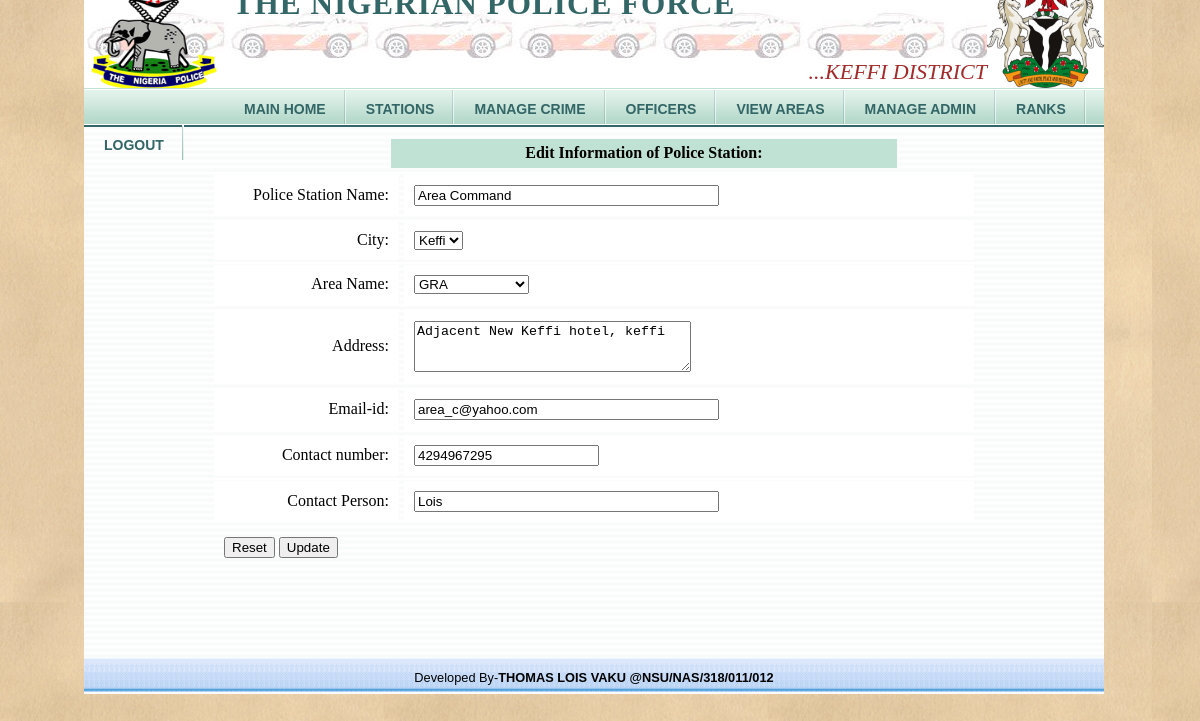
Page /editpolicestation1.php?psname=Area Command (signed in) on the committed database.
### tables this page shows
CREATE TABLE IF NOT EXISTS `mstr_policestation` (
  `poilcestation_id` int(10) unsigned NOT NULL AUTO_INCREMENT,
  `area_id` int(10) unsigned NOT NULL,
  `address` varchar(255) NOT NULL,
  `contact_no` int(10) unsigned NOT NULL,
  `Email_id` varchar(255) NOT NULL,
  `contact_person` varchar(45) NOT NULL,
  `starting_date` date NOT NULL,
  `policestation_name` varchar(45) NOT NULL,
  `city_id` int(10) unsigned NOT NULL,
  PRIMARY KEY (`poilcestation_id`),
  KEY `FK_mstr_policestation_1` (`area_id`),
  KEY `FK_mstr_policestation_2` (`city_id`)
);

CREATE TABLE IF NOT EXISTS `mstr_city` (
  `city_id` int(10) unsigned NOT NULL AUTO_INCREMENT,
  `city_name` varchar(45) NOT NULL,
  PRIMARY KEY (`city_id`)
);

CREATE TABLE IF NOT EXISTS `mstr_area` (
  `area_id` int(10) unsigned NOT NULL AUTO_INCREMENT,
  `area_name` varchar(45) NOT NULL,
  `pincode` int(10) unsigned DEFAULT NULL,
  `city_id` int(10) unsigned NOT NULL,
  PRIMARY KEY (`area_id`),
  KEY `FK_mstr_area_1` (`city_id`)
);

### editpolicestation1.php (the view, shortened to what this page needs)
<?php
include("header.php");
$pstationname = $_GET['psname'];
$selectQuery = "select *from mstr_policestation where policestation_name= '".$pstationname."' ";
$rs = mysql_query($selectQuery);
$record = mysql_fetch_array($rs);
?>
<div id="page">
     <table width="50%"  align="center">
	 <tr><td height="8" colspan="4"></td></tr>
            <tr>
                <th colspan="2" style="background-color:#C0E2D4;;" height="29">Edit Information of Police Station: </th>
            </tr></table>
   <form action="chkPolicestationdetail.php" method="post" enctype="multipart/form-data" name="form1">
                <table width="770" height="370" border="0" align="center" cellpadding="10" cellspacing="5">
                  <tr>
                    <td width="165" align="right" valign="middle" bgcolor="#FFFFFF">
					<span class="style3">Police Station Name: </span> </td>
                    <td align="left" bgcolor="#FFFFFF"><span class="style3">
                      <input name="psname" type="text" id="psname" size="35"  value="<?php echo $record["policestation_name"]; ?>"/>
                    </span></td>
                  </tr>
                  <tr bgcolor="#993366">
                    <td align="right" valign="middle" bgcolor="#FFFFFF"><span class="style19" style="color: #000000">City:</span></td>
                    <td align="left" bgcolor="#FFFFFF"><span class="style15 style3">
                      <select name="city" size="1"  id="city" >
                        <?php
						  $cityQuery = "select *from mstr_city";
						  $rsCity = mysql_query($cityQuery);
						  while($rowCity = mysql_fetch_array($rsCity))
						  {
						  ?>
                        <option value="<?php echo $rowCity['city_id']?>" <?php if($record["city_id"]==$rowCity['city_id']) echo "selected"; ?>> <?php echo $rowCity['city_name']?></option>
                        <?php }?>
                      </select>
                    </span></td>
                  </tr>
                  <tr bgcolor="#993366">
                    <td align="right" valign="middle" bgcolor="#FFFFFF">
					<span class="style19" style="color: #000000">Area Name: </span> </td>
                    <td align="left" bgcolor="#FFFFFF"><span class="style15 style3">
                      <select name="area" size="1"  id="area" >
                        <?php
						  $areaQuery = "select *from mstr_area";
						  $rsArea = mysql_query($areaQuery);
						  while($rowArea = mysql_fetch_array($rsArea))
						  {
						  ?>
                        <option value="<?php echo $rowArea['area_id']?>" <?php if($record["area_id"]==$rowArea['area_id']) echo "selected"; ?>> <?php echo $rowArea['area_name']?></option>
                        <?php }?>
                      </select>
                    </span></td>
                  </tr>
                  <tr>
                    <td height="75" align="right" valign="middle" bgcolor="#FFFFFF">
					<span class="style19" style="color: #000000"> Address:</span> </td>
                    <td align="left" bgcolor="#FFFFFF"><span class="style15 style3">
					  <textarea name="address" cols="32" rows="3"  id="address"><?php echo $record["address"]; ?></textarea>
					  </span></td>
                  </tr>
                  <tr bgcolor="#999999">
                    <td height="26" align="right" valign="middle" bgcolor="#FFFFFF">
					<span class="style19" style="color: #000000">Email-id</span>: </td>
                    <td align="left" bgcolor="#FFFFFF"><span class="style15 style3">
                      <input name="emailid" type="text" id="emailid" size="35" maxlength="254" value="<?php echo $record["Email_id"]; ?>" />
                    </span></td>
                  </tr>
                  <tr bgcolor="#993366">
                    <td height="25" align="right" valign="middle" bgcolor="#FFFFFF">
					<span class="style19" style="color: #000000">
					<span class="style19" style="color: #000000">Contact number: </span></span> </td>
                    <td align="left" bgcolor="#FFFFFF">
					<input type="text" name="contactno" id="contactno" maxlength="12" value="<?php echo $record["contact_no"]; ?>" />
					 					</td>
                  </tr>
                  <tr bgcolor="#993366">
                    <td height="25" align="right" valign="middle" bgcolor="#FFFFFF">
					<span class="style19" style="color: #000000">Contact Person:</span> </td>
                    <td align="left" bgcolor="#FFFFFF">
					<input name="contactperson" type="text" id="contactperson" size="35" value="<?php echo $record["contact_person"]; ?>" />
				 					</td>
                  </tr>
				  <tr>
			   <td><input name="reset" type="reset"  value="Reset" />
                <input name="update"  type="submit" id="update" value="Update"/></td>
				</tr>
                </table>
                <p>&nbsp;</p>
                <p>&nbsp;</p>
              </form>
            <?php include("footer.php");?>
</body></html>

### frsc.css (style rules this page uses)
body { background:url(images/web.png) repeat; }
#page { background: url("images/page.gif") repeat; }

### rows in the picture
mstr_policestation: psname "Area Command", city "Keffi", area "GRA", address "Adjacent New Keffi hotel, keffi", emailid "area_c@yahoo.com", contactno "4294967295", contactperson "Lois"
